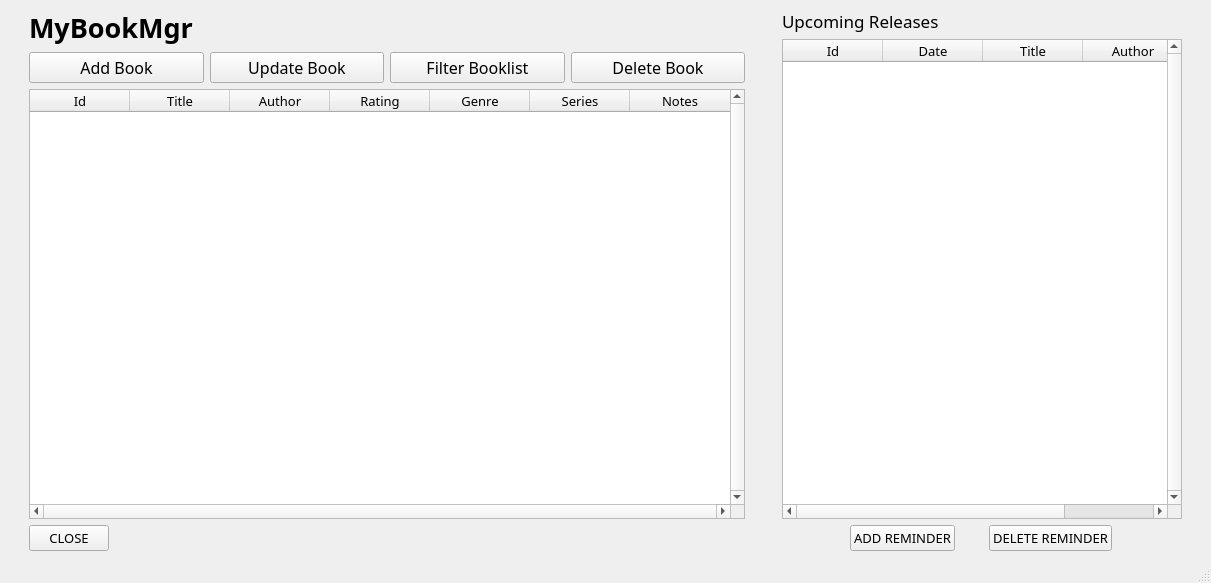
<?xml version="1.0" encoding="UTF-8"?>
<ui version="4.0">
 <class>MainWindow</class>
 <widget class="QMainWindow" name="MainWindow">
  <property name="geometry">
   <rect>
    <x>0</x>
    <y>0</y>
    <width>1211</width>
    <height>583</height>
   </rect>
  </property>
  <property name="sizePolicy">
   <sizepolicy hsizetype="Maximum" vsizetype="Maximum">
    <horstretch>0</horstretch>
    <verstretch>0</verstretch>
   </sizepolicy>
  </property>
  <property name="font">
   <font>
    <family>Gill Sans MT</family>
    <pointsize>10</pointsize>
   </font>
  </property>
  <property name="windowTitle">
   <string>MyBookMgr - Home</string>
  </property>
  <property name="windowOpacity">
   <double>1.000000000000000</double>
  </property>
  <property name="autoFillBackground">
   <bool>false</bool>
  </property>
  <widget class="QWidget" name="centralwidget">
   <layout class="QGridLayout" name="gridLayout">
    <item row="0" column="0">
     <layout class="QHBoxLayout" name="horizontalLayout_6">
      <item>
       <layout class="QHBoxLayout" name="horizontalLayout_5">
        <item>
         <spacer name="horizontalSpacer_6">
          <property name="orientation">
           <enum>Qt::Horizontal</enum>
          </property>
          <property name="sizeType">
           <enum>QSizePolicy::Fixed</enum>
          </property>
          <property name="sizeHint" stdset="0">
           <size>
            <width>20</width>
            <height>20</height>
           </size>
          </property>
         </spacer>
        </item>
        <item>
         <layout class="QVBoxLayout" name="verticalLayout_2">
          <item>
           <widget class="QLabel" name="programTitle">
            <property name="font">
             <font>
              <family>Gill Sans MT</family>
              <pointsize>20</pointsize>
              <weight>75</weight>
              <italic>false</italic>
              <bold>true</bold>
              <underline>false</underline>
             </font>
            </property>
            <property name="text">
             <string>MyBookMgr</string>
            </property>
           </widget>
          </item>
          <item>
           <layout class="QHBoxLayout" name="horizontalLayout">
            <item>
             <widget class="QPushButton" name="addButton">
              <property name="font">
               <font>
                <family>Gill Sans MT</family>
                <pointsize>12</pointsize>
               </font>
              </property>
              <property name="text">
               <string>Add Book</string>
              </property>
             </widget>
            </item>
            <item>
             <widget class="QPushButton" name="updateButton">
              <property name="font">
               <font>
                <family>Gill Sans MT</family>
                <pointsize>12</pointsize>
               </font>
              </property>
              <property name="text">
               <string>Update Book</string>
              </property>
             </widget>
            </item>
            <item>
             <widget class="QPushButton" name="filterButton">
              <property name="font">
               <font>
                <family>Gill Sans MT</family>
                <pointsize>12</pointsize>
               </font>
              </property>
              <property name="text">
               <string>Filter Booklist</string>
              </property>
             </widget>
            </item>
            <item>
             <widget class="QPushButton" name="deleteButton">
              <property name="font">
               <font>
                <family>Gill Sans MT</family>
                <pointsize>12</pointsize>
               </font>
              </property>
              <property name="text">
               <string>Delete Book</string>
              </property>
             </widget>
            </item>
           </layout>
          </item>
          <item>
           <widget class="QTableWidget" name="booklist_db">
            <property name="sizePolicy">
             <sizepolicy hsizetype="MinimumExpanding" vsizetype="MinimumExpanding">
              <horstretch>0</horstretch>
              <verstretch>0</verstretch>
             </sizepolicy>
            </property>
            <property name="font">
             <font>
              <family>Gill Sans MT</family>
              <pointsize>10</pointsize>
             </font>
            </property>
            <property name="verticalScrollBarPolicy">
             <enum>Qt::ScrollBarAlwaysOn</enum>
            </property>
            <property name="horizontalScrollBarPolicy">
             <enum>Qt::ScrollBarAlwaysOn</enum>
            </property>
            <property name="sizeAdjustPolicy">
             <enum>QAbstractScrollArea::AdjustToContentsOnFirstShow</enum>
            </property>
            <property name="editTriggers">
             <set>QAbstractItemView::NoEditTriggers</set>
            </property>
            <property name="alternatingRowColors">
             <bool>false</bool>
            </property>
            <property name="selectionMode">
             <enum>QAbstractItemView::SingleSelection</enum>
            </property>
            <property name="selectionBehavior">
             <enum>QAbstractItemView::SelectRows</enum>
            </property>
            <property name="textElideMode">
             <enum>Qt::ElideRight</enum>
            </property>
            <property name="sortingEnabled">
             <bool>false</bool>
            </property>
            <property name="wordWrap">
             <bool>true</bool>
            </property>
            <property name="cornerButtonEnabled">
             <bool>true</bool>
            </property>
            <attribute name="horizontalHeaderVisible">
             <bool>true</bool>
            </attribute>
            <attribute name="horizontalHeaderCascadingSectionResizes">
             <bool>false</bool>
            </attribute>
            <attribute name="horizontalHeaderMinimumSectionSize">
             <number>30</number>
            </attribute>
            <attribute name="horizontalHeaderDefaultSectionSize">
             <number>100</number>
            </attribute>
            <attribute name="horizontalHeaderHighlightSections">
             <bool>false</bool>
            </attribute>
            <attribute name="horizontalHeaderShowSortIndicator" stdset="0">
             <bool>false</bool>
            </attribute>
            <attribute name="horizontalHeaderStretchLastSection">
             <bool>true</bool>
            </attribute>
            <attribute name="verticalHeaderVisible">
             <bool>true</bool>
            </attribute>
            <attribute name="verticalHeaderCascadingSectionResizes">
             <bool>false</bool>
            </attribute>
            <attribute name="verticalHeaderMinimumSectionSize">
             <number>30</number>
            </attribute>
            <attribute name="verticalHeaderDefaultSectionSize">
             <number>30</number>
            </attribute>
            <attribute name="verticalHeaderHighlightSections">
             <bool>false</bool>
            </attribute>
            <attribute name="verticalHeaderStretchLastSection">
             <bool>false</bool>
            </attribute>
            <column>
             <property name="text">
              <string>Id</string>
             </property>
            </column>
            <column>
             <property name="text">
              <string>Title</string>
             </property>
            </column>
            <column>
             <property name="text">
              <string>Author</string>
             </property>
            </column>
            <column>
             <property name="text">
              <string>Rating</string>
             </property>
            </column>
            <column>
             <property name="text">
              <string>Genre</string>
             </property>
            </column>
            <column>
             <property name="text">
              <string>Series</string>
             </property>
            </column>
            <column>
             <property name="text">
              <string>Notes</string>
             </property>
            </column>
           </widget>
          </item>
          <item>
           <layout class="QHBoxLayout" name="horizontalLayout_3">
            <item>
             <widget class="QPushButton" name="Close_Button">
              <property name="text">
               <string>CLOSE</string>
              </property>
             </widget>
            </item>
            <item>
             <spacer name="horizontalSpacer">
              <property name="orientation">
               <enum>Qt::Horizontal</enum>
              </property>
              <property name="sizeHint" stdset="0">
               <size>
                <width>40</width>
                <height>20</height>
               </size>
              </property>
             </spacer>
            </item>
           </layout>
          </item>
         </layout>
        </item>
       </layout>
      </item>
      <item>
       <spacer name="horizontalSpacer_4">
        <property name="orientation">
         <enum>Qt::Horizontal</enum>
        </property>
        <property name="sizeType">
         <enum>QSizePolicy::Maximum</enum>
        </property>
        <property name="sizeHint" stdset="0">
         <size>
          <width>40</width>
          <height>20</height>
         </size>
        </property>
       </spacer>
      </item>
      <item>
       <layout class="QHBoxLayout" name="horizontalLayout_4">
        <item>
         <layout class="QVBoxLayout" name="verticalLayout">
          <item>
           <widget class="QLabel" name="programTitle_2">
            <property name="sizePolicy">
             <sizepolicy hsizetype="Maximum" vsizetype="Preferred">
              <horstretch>0</horstretch>
              <verstretch>0</verstretch>
             </sizepolicy>
            </property>
            <property name="font">
             <font>
              <family>Gill Sans MT</family>
              <pointsize>13</pointsize>
              <weight>50</weight>
              <italic>false</italic>
              <bold>false</bold>
              <underline>false</underline>
             </font>
            </property>
            <property name="text">
             <string>Upcoming Releases</string>
            </property>
           </widget>
          </item>
          <item>
           <widget class="QTableWidget" name="reminders_table">
            <property name="sizePolicy">
             <sizepolicy hsizetype="MinimumExpanding" vsizetype="Expanding">
              <horstretch>0</horstretch>
              <verstretch>0</verstretch>
             </sizepolicy>
            </property>
            <property name="maximumSize">
             <size>
              <width>400</width>
              <height>16777215</height>
             </size>
            </property>
            <property name="font">
             <font>
              <family>Gill Sans MT</family>
              <pointsize>10</pointsize>
             </font>
            </property>
            <property name="verticalScrollBarPolicy">
             <enum>Qt::ScrollBarAlwaysOn</enum>
            </property>
            <property name="horizontalScrollBarPolicy">
             <enum>Qt::ScrollBarAlwaysOn</enum>
            </property>
            <property name="sizeAdjustPolicy">
             <enum>QAbstractScrollArea::AdjustToContents</enum>
            </property>
            <property name="editTriggers">
             <set>QAbstractItemView::SelectedClicked</set>
            </property>
            <property name="defaultDropAction">
             <enum>Qt::IgnoreAction</enum>
            </property>
            <property name="alternatingRowColors">
             <bool>true</bool>
            </property>
            <property name="selectionMode">
             <enum>QAbstractItemView::SingleSelection</enum>
            </property>
            <property name="selectionBehavior">
             <enum>QAbstractItemView::SelectRows</enum>
            </property>
            <property name="verticalScrollMode">
             <enum>QAbstractItemView::ScrollPerItem</enum>
            </property>
            <property name="sortingEnabled">
             <bool>false</bool>
            </property>
            <attribute name="horizontalHeaderVisible">
             <bool>true</bool>
            </attribute>
            <attribute name="horizontalHeaderCascadingSectionResizes">
             <bool>false</bool>
            </attribute>
            <attribute name="horizontalHeaderMinimumSectionSize">
             <number>40</number>
            </attribute>
            <attribute name="horizontalHeaderHighlightSections">
             <bool>false</bool>
            </attribute>
            <attribute name="horizontalHeaderShowSortIndicator" stdset="0">
             <bool>false</bool>
            </attribute>
            <attribute name="horizontalHeaderStretchLastSection">
             <bool>false</bool>
            </attribute>
            <attribute name="verticalHeaderVisible">
             <bool>false</bool>
            </attribute>
            <attribute name="verticalHeaderDefaultSectionSize">
             <number>30</number>
            </attribute>
            <attribute name="verticalHeaderHighlightSections">
             <bool>false</bool>
            </attribute>
            <attribute name="verticalHeaderStretchLastSection">
             <bool>false</bool>
            </attribute>
            <column>
             <property name="text">
              <string>Id</string>
             </property>
            </column>
            <column>
             <property name="text">
              <string>Date</string>
             </property>
            </column>
            <column>
             <property name="text">
              <string>Title</string>
             </property>
            </column>
            <column>
             <property name="text">
              <string>Author</string>
             </property>
            </column>
           </widget>
          </item>
          <item>
           <layout class="QHBoxLayout" name="horizontalLayout_2">
            <item>
             <spacer name="horizontalSpacer_2">
              <property name="orientation">
               <enum>Qt::Horizontal</enum>
              </property>
              <property name="sizeType">
               <enum>QSizePolicy::Fixed</enum>
              </property>
              <property name="sizeHint" stdset="0">
               <size>
                <width>40</width>
                <height>20</height>
               </size>
              </property>
             </spacer>
            </item>
            <item>
             <widget class="QPushButton" name="btn_addReminder">
              <property name="sizePolicy">
               <sizepolicy hsizetype="Maximum" vsizetype="Fixed">
                <horstretch>0</horstretch>
                <verstretch>0</verstretch>
               </sizepolicy>
              </property>
              <property name="font">
               <font>
                <family>Gill Sans MT</family>
                <pointsize>10</pointsize>
               </font>
              </property>
              <property name="text">
               <string>ADD REMINDER</string>
              </property>
             </widget>
            </item>
            <item>
             <widget class="QPushButton" name="btn_deleteReminder">
              <property name="sizePolicy">
               <sizepolicy hsizetype="Maximum" vsizetype="Fixed">
                <horstretch>0</horstretch>
                <verstretch>0</verstretch>
               </sizepolicy>
              </property>
              <property name="font">
               <font>
                <family>Gill Sans MT</family>
                <pointsize>10</pointsize>
               </font>
              </property>
              <property name="text">
               <string>DELETE REMINDER</string>
              </property>
             </widget>
            </item>
            <item>
             <spacer name="horizontalSpacer_3">
              <property name="orientation">
               <enum>Qt::Horizontal</enum>
              </property>
              <property name="sizeType">
               <enum>QSizePolicy::Fixed</enum>
              </property>
              <property name="sizeHint" stdset="0">
               <size>
                <width>40</width>
                <height>20</height>
               </size>
              </property>
             </spacer>
            </item>
           </layout>
          </item>
         </layout>
        </item>
        <item>
         <spacer name="horizontalSpacer_5">
          <property name="orientation">
           <enum>Qt::Horizontal</enum>
          </property>
          <property name="sizeType">
           <enum>QSizePolicy::Fixed</enum>
          </property>
          <property name="sizeHint" stdset="0">
           <size>
            <width>20</width>
            <height>20</height>
           </size>
          </property>
         </spacer>
        </item>
       </layout>
      </item>
     </layout>
    </item>
   </layout>
  </widget>
  <widget class="QStatusBar" name="statusbar"/>
 </widget>
 <resources/>
 <connections/>
</ui>
